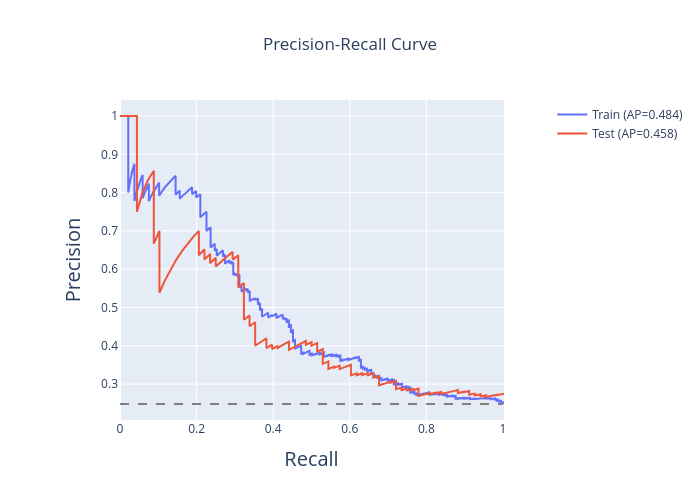

The code cell stored with this chart in its notebook:
### Markdown cell above
# PR Curve

The **Precision-Recall (PR)** Curve shows the relationship between **Precision** (positive predictive value) and **Recall** (true positive rate) for **various thresholds**.

It is especially useful in imbalanced classification problems, where the positive class is rare. A higher curve indicates better performance in retrieving relevant positives while minimizing false positives, with Average Precision (AP) summarizing the overall area under the curve.

<br><br>
**What about the horizontal line?**

It represents the **"no-skill classifier baseline"** in a PR curve, meant to be a reference point.

The no-skill classifier is a theoretical model that guesses randomly **but preserves the class distribution** or that always predicts the positive class at a fixed rate.

It is a horizontal line because its precision will be equal to the prevalence (base rate) of the positive class, no matter the recall.

If your PR curve is below the line, this means that it is worse than random guessing.

### Code cell
plotly_pr_auc(dataset_dict)

### Figure 1 — Plotly figure (JSON) as saved in the notebook; plotly's stock layout.template omitted (floating-point values rounded to 4 significant figures; data arrays with more than 128 entries replaced by an {"elided": "..."} marker saying what was removed)
{"data": [{"mode": "lines", "name": "Train (AP=0.484)", "type": "scatter", "x": {"elided": "751 float values"}, "y": {"elided": "751 float values"}}, {"mode": "lines", "name": "Test (AP=0.458)", "type": "scatter", "x": {"elided": "251 float values"}, "y": {"elided": "251 float values"}}], "layout": {"height": 500, "shapes": [{"line": {"color": "gray", "dash": "dash"}, "name": "Baseline", "type": "line", "x0": 0, "x1": 1, "y0": 0.248, "y1": 0.248}], "title": {"text": "Precision-Recall Curve", "x": 0.5}, "width": 700, "xaxis": {"constrain": "domain", "title": {"font": {"size": 20}, "text": "Recall"}}, "yaxis": {"scaleanchor": "x", "scaleratio": 1, "title": {"font": {"size": 20}, "text": "Precision"}}}}
